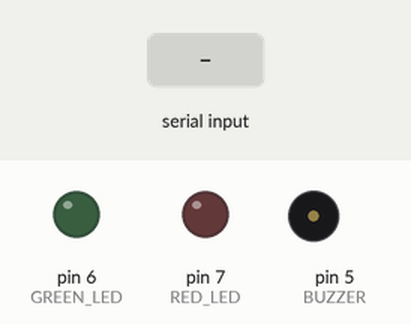
Bench run of a sketch on a simulated Arduino Uno, built with avr-gcc and run on an emulated ATmega328P. Shown: output pins drawn as LEDs (lit = HIGH), buzzer (waves = sounding). Dashed ring = blinking. The inputs (shaded band) are chosen by the test bench. Pins used as bus, display or sensor lines are not drawn; what the sketch prints to the serial monitor is not drawn.

Above: at 1.2 s.
1.3 s: "AUTHORIZED\n" received over Serial
At 1.38 s:
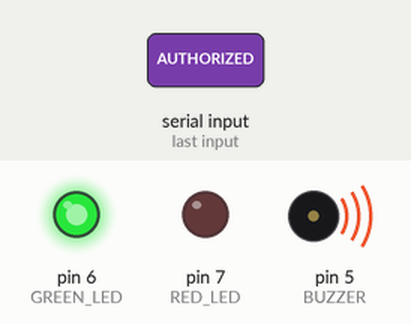
At 2.6 s:
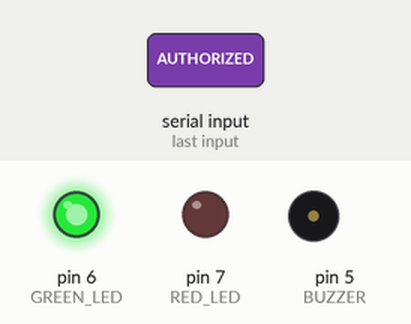
4.3 s: "UNAUTHORIZED\n" received over Serial
At 4.46 s:
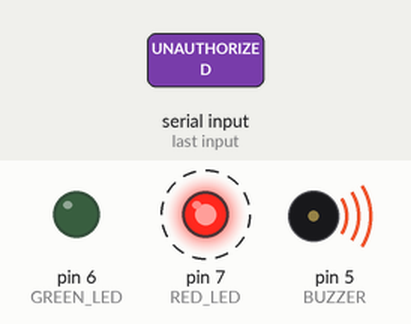
Timing chart, 0 to 7.3 s (numbered marks = the images above; inputs shaded):
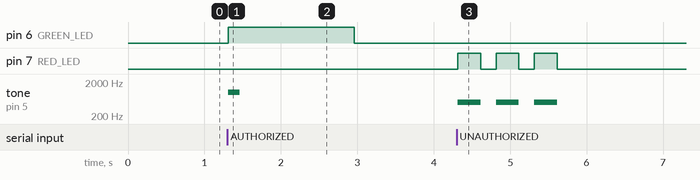

Measured:
- after the input at 1.3 s, pin 6 (GREEN_LED): LOW → HIGH at once, → LOW 1.7 s later; tone on pin 5 (BUZZER): silent → 1000 Hz at once, → silent 0.15 s later
- after the input at 4.3 s, pin 7 (RED_LED): alternates HIGH for 0.30 s and LOW for 0.20 s, 6 changes in all, then stays LOW, starting at once; tone on pin 5 (BUZZER): alternates 500 Hz for 0.30 s and silent for 0.20 s, 6 changes in all, then stays silent, starting at once

The sketch:

sketch.ino
```cpp
#include <SPI.h>
#include <MFRC522.h>

#define SS_PIN 10
#define RST_PIN 9

MFRC522 rfid(SS_PIN, RST_PIN);

// Output pins
const int GREEN_LED = 6;
const int RED_LED = 7;
const int BUZZER = 5;

String receivedMessage = "";

void setup()
{
    Serial.begin(9600);

    SPI.begin();
    rfid.PCD_Init();

    pinMode(GREEN_LED, OUTPUT);
    pinMode(RED_LED, OUTPUT);
    pinMode(BUZZER, OUTPUT);

    digitalWrite(GREEN_LED, LOW);
    digitalWrite(RED_LED, LOW);
    digitalWrite(BUZZER, LOW);

    Serial.println("System ready. Waiting for RFID card...");
}

void loop()
{
    // -------------------------------
    // RFID Detection
    // -------------------------------
    if (rfid.PICC_IsNewCardPresent() &&
        rfid.PICC_ReadCardSerial())
    {
        String uid = "";

        for (byte i = 0; i < rfid.uid.size; i++)
        {
            uid += String(rfid.uid.uidByte[i]);
        }

        Serial.println(uid);

        rfid.PICC_HaltA();
        rfid.PCD_StopCrypto1();
    }

    // -------------------------------
    // Commands from Python
    // -------------------------------
    if (Serial.available())
    {
        receivedMessage = Serial.readStringUntil('\n');
        receivedMessage.trim();

        if (receivedMessage == "AUTHORIZED")
        {
            authorizedSignal();
        }
        else if (receivedMessage == "UNAUTHORIZED")
        {
            unauthorizedSignal();
        }
    }
}

// ===================================
// Authorized Access
// ===================================
void authorizedSignal()
{
    digitalWrite(GREEN_LED, HIGH);

    tone(BUZZER, 1000);
    delay(150);
    noTone(BUZZER);

    delay(1500);

    digitalWrite(GREEN_LED, LOW);
}

// ===================================
// Unauthorized Access
// ===================================
void unauthorizedSignal()
{
    for (int i = 0; i < 3; i++)
    {
        digitalWrite(RED_LED, HIGH);

        tone(BUZZER, 500);
        delay(300);

        digitalWrite(RED_LED, LOW);

        noTone(BUZZER);
        delay(200);
    }
}
```
